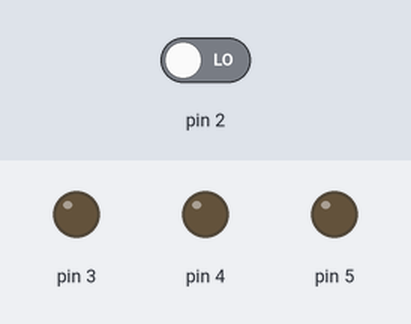
This sketch was run on a simulated Arduino Uno, built with avr-gcc and run on an emulated ATmega328P. Shown: output pins drawn as LEDs (lit = HIGH). Dashed ring = blinking. Inputs (shaded band) come from the test bench; at power-on: pin 2 LOW.

Above: at 1.2 s.
1.3 s: pin 2 driven HIGH
At 1.7 s:
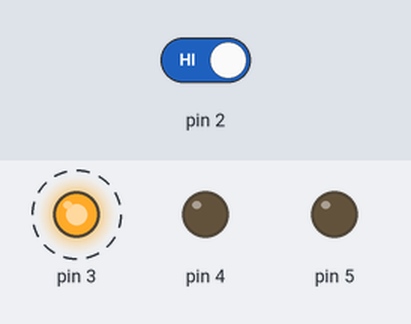
At 2.2 s:
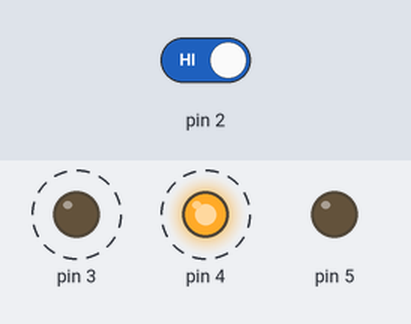
Timing chart, 0 to 10.3 s (numbered marks = the images above; inputs shaded):
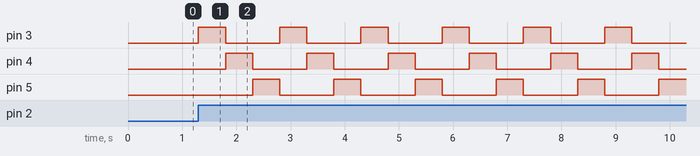

Measured:
- after the input at 1.3 s, pin 3: alternates HIGH for 0.50 s and LOW for 1.0 s, starting at once; pin 4: alternates HIGH for 0.50 s and LOW for 1.0 s, starting after 0.50 s; pin 5: alternates HIGH for 0.50 s and LOW for 1.0 s, starting after 1.0 s

The sketch:

Projet2.ino
```cpp
int switchState=0;
boolean fiesta=false;
void setup(){
  pinMode(3,OUTPUT);
  pinMode(4,OUTPUT);
  pinMode(5,OUTPUT);
  pinMode(2,INPUT);
  digitalWrite(3,LOW);
  digitalWrite(4,LOW);
  digitalWrite(5,LOW);
}

void loop(){
  switchState=digitalRead(2);
  if(switchState==1){
    fiesta=!fiesta;
  }
  if (fiesta==true){
    for(int i=3;i<6;i++){
       digitalWrite(i,HIGH);
       delay(500);
       digitalWrite(i,LOW);
    }
  }
}
```
